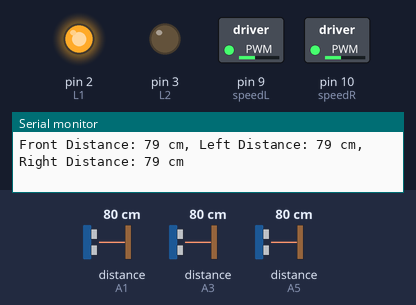
A sketch run on a simulated Arduino Uno, built with avr-gcc and run on an emulated ATmega328P. Shown: switched loads named in the sketch (green lamp = pin HIGH), output pins drawn as LEDs (lit = HIGH), the last lines printed to the serial monitor. Wiring (inferred from the names in the program): 3 × ultrasonic range finder: trigger A0, echo A1 / trigger A2, echo A3 / trigger A4, echo A5. Dashed ring = blinking. Inputs (shaded band) come from the test bench; at power-on: distance to the obstacle (sensors on A1, A5, A3) 80 cm. The echo pulse lasts 58.3 µs per cm; pins used as bus, display or sensor lines are not drawn.

Above: at 1.2 s.
1.3 s: distance to the obstacle (sensor on A1) set to 23 cm
4.3 s: distance to the obstacle (sensor on A1) set to 19 cm
At 4.9 s:
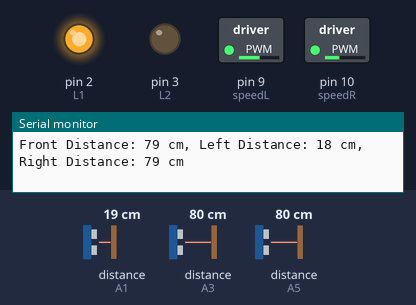
5.9 s: distance to the obstacle (sensor on A5) set to 23 cm
8.9 s: distance to the obstacle (sensor on A5) set to 19 cm
At 9.24 s:
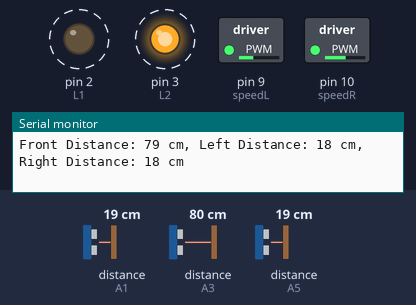
11.9 s: distance to the obstacle (sensor on A3) set to 18 cm
14.9 s: distance to the obstacle (sensor on A1) set to 35 cm
At 15.6 s:
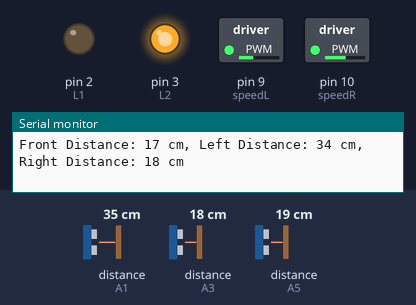
Timing chart, 0 to 17.4 s (numbered marks = the images above; inputs shaded):
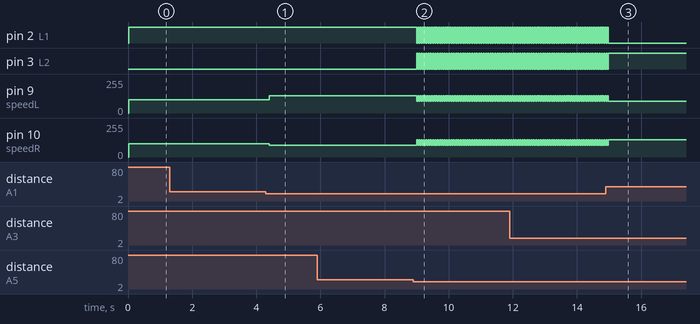

The sketch:

OBSTACLE_AVOIDANCE_ROBOT.ino
```cpp
const int TRIGGER_PIN_FRONT = A2;  // Front sonar sensor trigger pin
const int ECHO_PIN_FRONT = A3;     // Front sonar sensor echo pin

const int TRIGGER_PIN_LEFT = A0;  // Left sonar sensor trigger pin
const int ECHO_PIN_LEFT = A1;     // Left sonar sensor echo pin

const int TRIGGER_PIN_RIGHT = A4;  // Right sonar sensor trigger pin
const int ECHO_PIN_RIGHT = A5;     // Right sonar sensor echo pin

//
int L1=2; int L2=3;int R1=4; int R2=5;
int speedL=9;int speedR=10;

const int forwardSpeed = 100;
const int turnSpeed = 130;
const int backSpeed = 90;

void setup() {
  Serial.begin(9600);

  // Motor
  pinMode(L1, OUTPUT); pinMode(L2, OUTPUT); pinMode(R1, OUTPUT); pinMode(R2, OUTPUT);
  // Sonar Sensors
  pinMode(TRIGGER_PIN_FRONT, OUTPUT); pinMode(ECHO_PIN_FRONT, INPUT);
  pinMode(TRIGGER_PIN_LEFT, OUTPUT); pinMode(ECHO_PIN_LEFT, INPUT);
  pinMode(TRIGGER_PIN_RIGHT, OUTPUT); pinMode(ECHO_PIN_RIGHT, INPUT);
}

int getDistance(int triggerPin, int echoPin) {
  digitalWrite(triggerPin, LOW);
  delayMicroseconds(2);
  digitalWrite(triggerPin, HIGH);
  delayMicroseconds(10);
  digitalWrite(triggerPin, LOW);

  unsigned long duration = pulseIn(echoPin, HIGH);
  int distance = duration * 0.0343 / 2;
  return distance;
}


void loop() {
  int distanceFront = getDistance(TRIGGER_PIN_FRONT, ECHO_PIN_FRONT);
  int distanceLeft = getDistance(TRIGGER_PIN_LEFT, ECHO_PIN_LEFT);
  int distanceRight = getDistance(TRIGGER_PIN_RIGHT, ECHO_PIN_RIGHT);

  Serial.print("Front Distance: ");
  Serial.print(distanceFront);
  Serial.print(" cm, Left Distance: ");
  Serial.print(distanceLeft);
Serial.print(" cm, Right Distance: ");
  Serial.print(distanceRight);
  Serial.println(" cm");


  if (distanceFront >0 && distanceFront <= 60){
    /*//STOP FOR 2 SECONDS
     digitalWrite(L1, LOW);
      digitalWrite(L2, LOW);
      digitalWrite(R1, LOW);
      digitalWrite(R2, LOW);
      analogWrite(speedL,turnSpeed);
      analogWrite(speedR, backSpeed);
      delay(200);*/
  if (distanceRight > distanceLeft ) {
    // Obstacle detected on the left as well
    // Turn right
      digitalWrite(L1, HIGH);
      digitalWrite(L2, LOW);
      digitalWrite(R1, LOW);
      digitalWrite(R2, HIGH);
      analogWrite(speedL,turnSpeed);
      analogWrite(speedR, backSpeed);
      delay(300);
}
  if (distanceLeft > distanceRight   ) {
    // Obstacle detected on the right as well
    // Turn left
          digitalWrite(L1, LOW);
      digitalWrite(L2, HIGH);
      digitalWrite(R1, HIGH);
      digitalWrite(R2,LOW);
      analogWrite(speedL,backSpeed);
      analogWrite(speedR, turnSpeed);
      delay(300);

      }}


else{
      digitalWrite(L1, HIGH);
      digitalWrite(L2, LOW);
      digitalWrite(R1,HIGH);
      digitalWrite(R2, LOW);
      analogWrite(speedL,forwardSpeed);
      analogWrite(speedR, forwardSpeed);

}
  if (distanceRight < 20  ) {
    // Obstacle detected on the left as well
    // Turn left
      digitalWrite(L1, LOW);
      digitalWrite(L2, HIGH);
      digitalWrite(R1, HIGH);
      digitalWrite(R2, LOW);
      analogWrite(speedL,backSpeed);
      analogWrite(speedR,turnSpeed);
      delay(30);
   }
  if (distanceLeft < 20   ) {
   digitalWrite(L1, HIGH);
      digitalWrite(L2, LOW);
      digitalWrite(R1, LOW);
      digitalWrite(R2, HIGH);
      analogWrite(speedL,turnSpeed);
      analogWrite(speedR, backSpeed);
      delay(30);
      }

  }
```

Measured:
- the behaviour switches between 21 and 20 cm on distance to the obstacle (sensor on A5) (found by bisection; images 1 and 2)
- after the input at 4.3 s, pin 9 (speedL): 100/255 → 130/255 after 0.10 s; pin 10 (speedR): 100/255 → 90/255 after 0.10 s
- after the input at 8.9 s, pin 2 (L1): alternates HIGH for 0.04 s and LOW for 0.03 s, starting after 0.10 s; pin 3 (L2): alternates HIGH for 0.03 s and LOW for 0.04 s, starting after 0.10 s
- after the input at 14.9 s, pin 2 (L1): goes on until 15.0 s, then stays LOW; pin 3 (L2): goes on until 15.0 s, then stays HIGH; pin 9 (speedL): goes on until 15.0 s, then stays 90/255; pin 10 (speedR): goes on until 15.0 s, then stays 130/255
